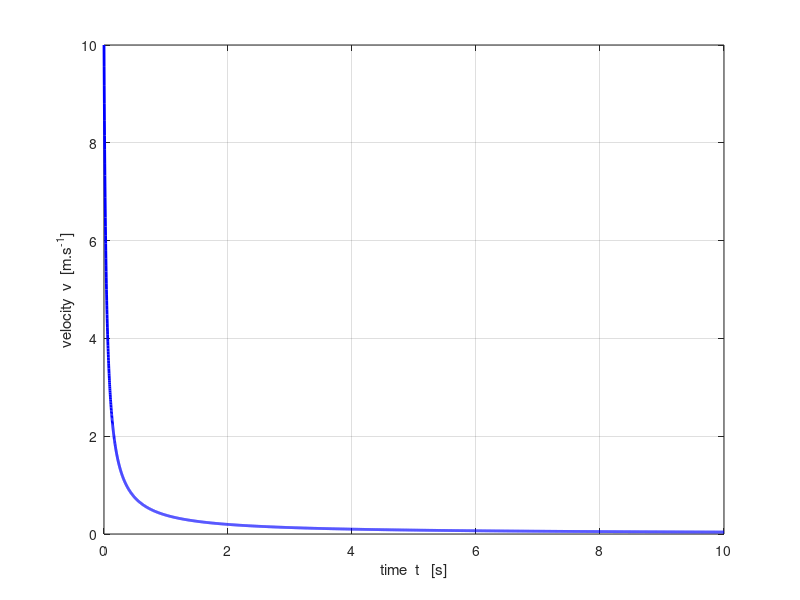
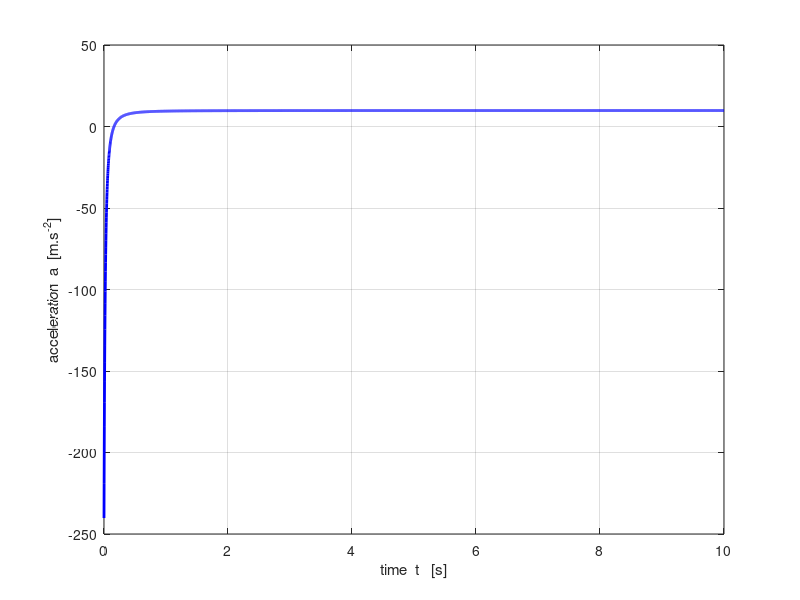
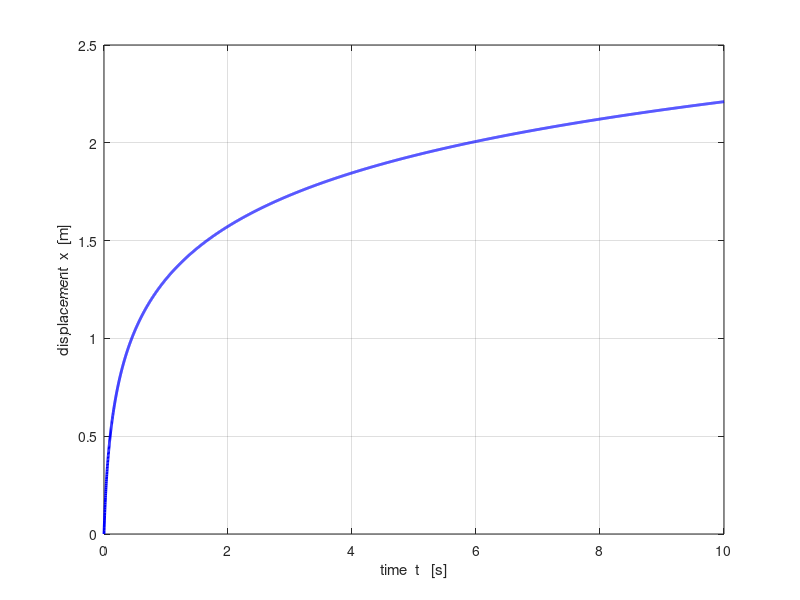
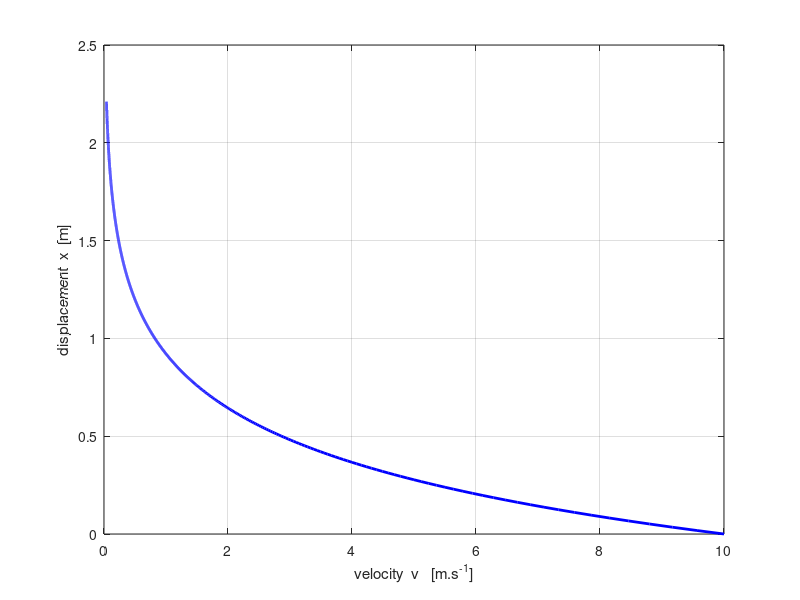

Recreate these plots in MATLAB, in order.
% mec_fr_bvga.m

clear all
close all
clc

m = 2;
b = 5;

g = 9.8;

tMin = 0;
tMax = 10;
Nt = 5500;

t = linspace(tMin,tMax,Nt);
vT = m*g/b; k = b/m;

v0 = 10;

v = v0 ./ (1+(b*v0/m) .* t);
a = g - k .* v.^2;
x = (m/b) .* log(1+(b*v0/m) .* t);
x1 = (m/b) .* log(v0./v);



figure(1)
col = 'b';
fs = 9;
set(gcf,'units','normalized','position',[0.2 0.2 0.18 0.22]);
tx = 'time  t   [s]';
ty = 'velocity  v  [m.s^{-1}]';
xP = t; yP = v;

Xrange = [0 1.0 * max(xP)];
Yrange = [0 1.1 * max(yP)];
Xrange = [0 1.0 * 2];
Yrange = [0 1.1 * 10];
   plot(xP,yP,col,'lineWidth',2)
hold on
% yP = vA;
%     plot(xP,yP,'r')
grid on
xlabel(tx); ylabel(ty);
%set(gca,'Xlim',Xrange);
%set(gca,'Ylim',Yrange);

figure(2)
fs = 9;
set(gcf,'units','normalized','position',[0.4 0.2 0.18 0.22]);
tx = 'time  t   [s]';
ty = 'acceleration  a  [m.s^{-2}]';
xP = t; yP = a;

Xrange = [0 1.0 * max(xP)];
Yrange = [-1.1*max(yP) 1.1 * max(yP)];
Xrange = [0 1.0 * 2];
Yrange = [-1.1*10 1.1 * 10];
   plot(xP,yP,col','lineWidth',2)
hold on
% yP = vA;
%     plot(xP,yP,'r')
grid on
xlabel(tx); ylabel(ty);
%set(gca,'Xlim',Xrange);
%set(gca,'Ylim',Yrange);

figure(3)
fs = 9;
set(gcf,'units','normalized','position',[0.6 0.2 0.18 0.22]);
tx = 'time  t   [s]';
ty = 'displacement  x  [m]';
xP = t; yP = x;

Xrange = [0 1.0 * max(xP)];
Yrange = [0 1.1 * max(yP)];
Xrange = [0 1.0 * 2];
Yrange = [0 1.1 * 10];
   plot(xP,yP,col','lineWidth',2)
hold on
% yP = vA;
%     plot(xP,yP,'r')
grid on
xlabel(tx); ylabel(ty);
%set(gca,'Xlim',Xrange);
%set(gca,'Ylim',Yrange);

figure(4)
fs = 9;
set(gcf,'units','normalized','position',[0.8 0.2 0.18 0.22]);
tx = 'velocity  v   [m.s^{-1}]';
ty = 'displacement  x  [m]';
xP = v; yP = x1;

Xrange = [0 1.0 * max(xP)];
Yrange = [0 1.1 * max(yP)];
Xrange = [0 1.0 * 2];
Yrange = [0 1.1 * 10];
   plot(xP,yP,col','lineWidth',2)
hold on
% yP = vA;
%     plot(xP,yP,'r')
grid on
xlabel(tx); ylabel(ty);
%set(gca,'Xlim',Xrange);
%set(gca,'Ylim',Yrange);
